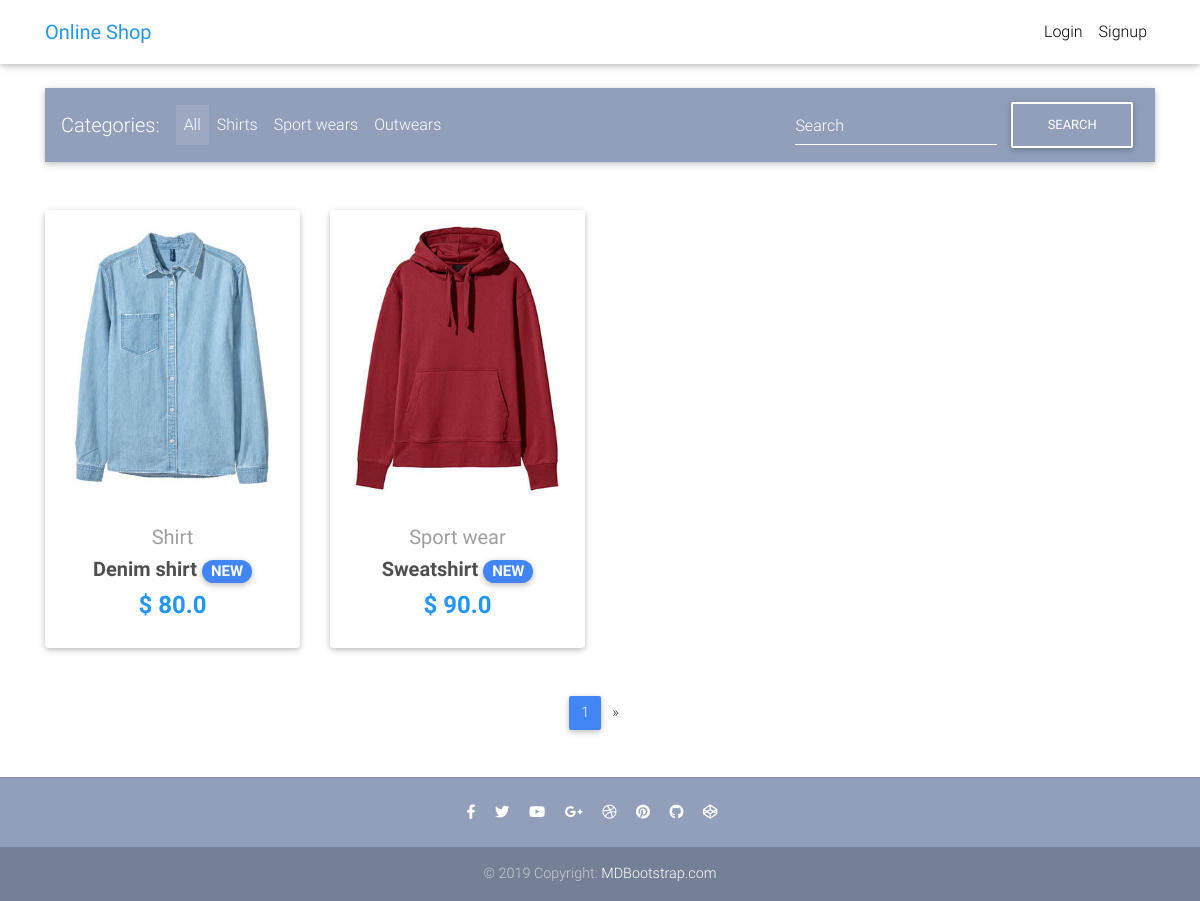
The page / on the database its author committed.
### core/models.py (models this page shows, shortened)
class Item(models.Model):
    title = models.CharField(max_length=100)
    price = models.FloatField()
    discount_price = models.FloatField(blank=True, null=True)
    category = models.CharField(choices=CATEGORY_CHOICES, max_length=2)
    label = models.CharField(choices=LABEL_CHOICES, max_length=1)
    slug = models.SlugField( )
    description = models.TextField()
    image = models.ImageField()
    def get_absolute_url(self):
        return reverse("core:product", kwargs={
            'slug': self.slug
        })

### core/views.py (the view)
# urls.py: path('', views.HomeView.as_view(), name='home'),
class HomeView(View):
    def get(self, *args, **kwargs):
        searched = self.request.GET.get('searched', False)
        if searched:
            items = Item.objects.filter(title__contains=searched)
        else:
            items = Item.objects.all()
        items = paginateItems(self.request, items, 2)
        context = {'object_list': items, 'searched': searched}
        return render(self.request, 'home-page.html', context)

### core/utils.py (called while the page is built)
def paginateItems(request, items, number):
    p = Paginator(items, number)
    page = request.GET.get('page')
    items = p.get_page(page)
    return items

### templates/home-page.html (shortened to what this page needs)
{% extends 'base.html' %}
{% block content %}
<main>
  <div class="container">
    <nav class="navbar navbar-expand-lg navbar-dark mdb-color lighten-3 mt-3 mb-5">
      <span class="navbar-brand">Categories:</span>
      <div class="collapse navbar-collapse" id="basicExampleNav">
        <ul class="navbar-nav mr-auto">
          <li class="nav-item{% if request.path == '/' %} active{% endif %}">
            <a class="nav-link" href="/">All
            </a>
          </li>
          <li class="nav-item{% if request.path == '/shirts/' %} active{% endif %}">
            <a class="nav-link" href="{% url 'core:shirts' %}">Shirts</a>
          </li>
          <li class="nav-item{% if request.path == '/sport-wears/' %} active{% endif %}">
            <a class="nav-link" href="{% url 'core:sport-wears' %}">Sport wears</a>
          </li>
          <li class="nav-item{% if request.path == '/outwears/' %} active{% endif %}">
            <a class="nav-link" href="{% url 'core:outwears' %}">Outwears</a>
          </li>
        </ul>
        <form class="form-inline" method="GET" action="">
          <div class="md-form my-0">
            <input class="form-control mr-sm-2" type="text" placeholder="Search" aria-label="Search" name="searched" {% if searched %}value="{{ searched }}"{% endif %}>
          </div>
          <button type="submit" class="btn btn-outline-white">search</button>
        </form>
      </div>
    </nav>
    <section class="text-center mb-4">
      <div class="row wow fadeIn">
      {% for item in object_list %}
        <div class="col-lg-3 col-md-6 mb-4">
          <div class="card">
            <div class="view overlay">
                <img src="{{ item.image.url }}"  class="card-img-top">
            </div>
            <div class="card-body text-center">
              <a href="" class="grey-text">
                <h5>{{ item.get_category_display }}</h5>
              </a>
              <h5>
                <strong>
                  <a href="{{ item.get_absolute_url }}" class="dark-grey-text">{{ item.title }}
                    <span class="badge badge-pill {{ item.get_label_display }}-color">NEW</span>
                  </a>
                </strong>
              </h5>
              <h4 class="font-weight-bold blue-text">
                  <strong>$
                      {% if item.discount_price %}
                      {{ item.discount_price }}
                      {% else %}
                      {{ item.price }}
                      {% endif %}
                  </strong>
              </h4>
            </div>
          </div>
        </div>
        {% endfor %}
      </div>
    </section>
    <nav class="d-flex justify-content-center wow fadeIn">
      <ul class="pagination pg-blue">
        <li class="page-item active">
          <a class="page-link" href="?page={{ object_list.number }}">{{ object_list.number }}
          </a>
        </li>
        {% if object_list.has_next %}
        <li class="page-item">
          <a class="page-link" href="?page={{ object_list.next_page_number }}" aria-label="Next">
            <span aria-hidden="true">&raquo;</span>
          </a>
        </li>
        {% endif %}
      </ul>
    </nav>
  </div>
</main>
{% endblock content %}

### templates/base.html (style rules this page uses)
html, body, header, .carousel { height: 60vh; }

### rows shown on the page
Item: image (picture), category "Shirt", title "Denim shirt", discount_price "80.0"
Item: image (picture), category "Sport wear", title "Sweatshirt", price "90.0"

### other values the page prints
{{ object_list.number }} "1"
